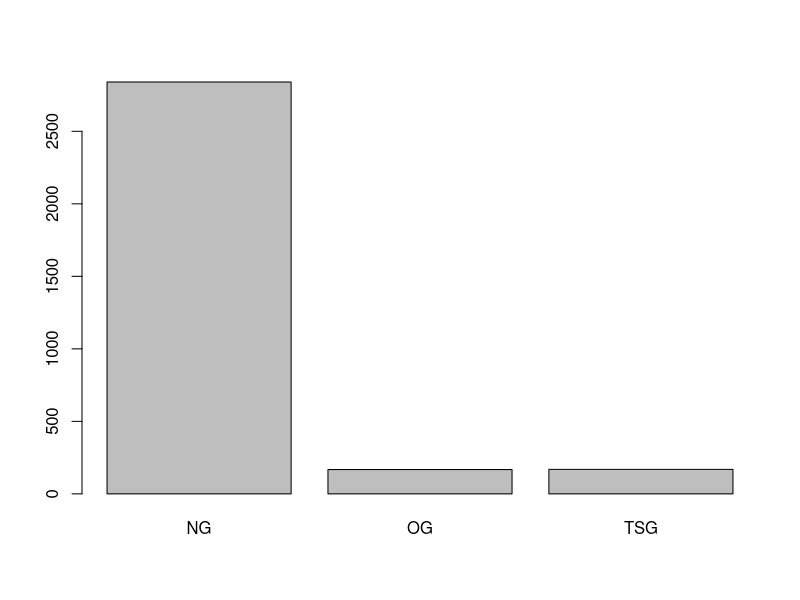
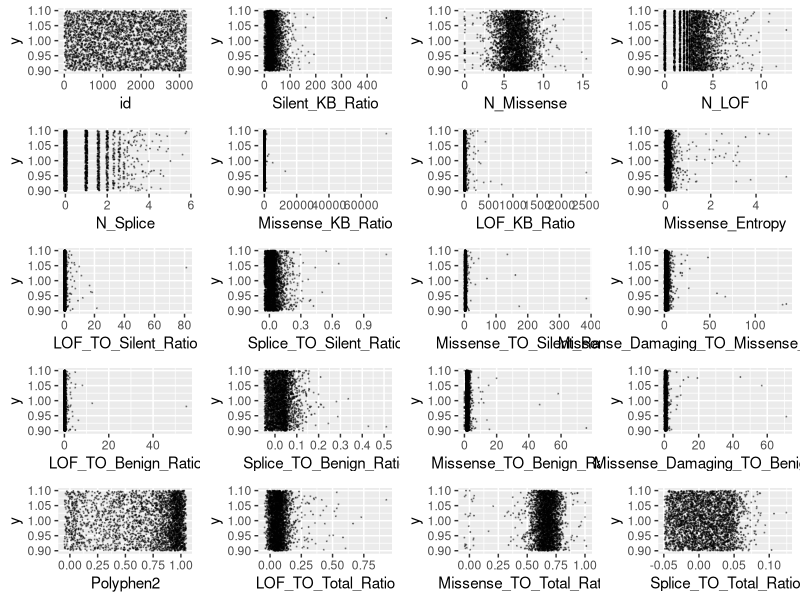
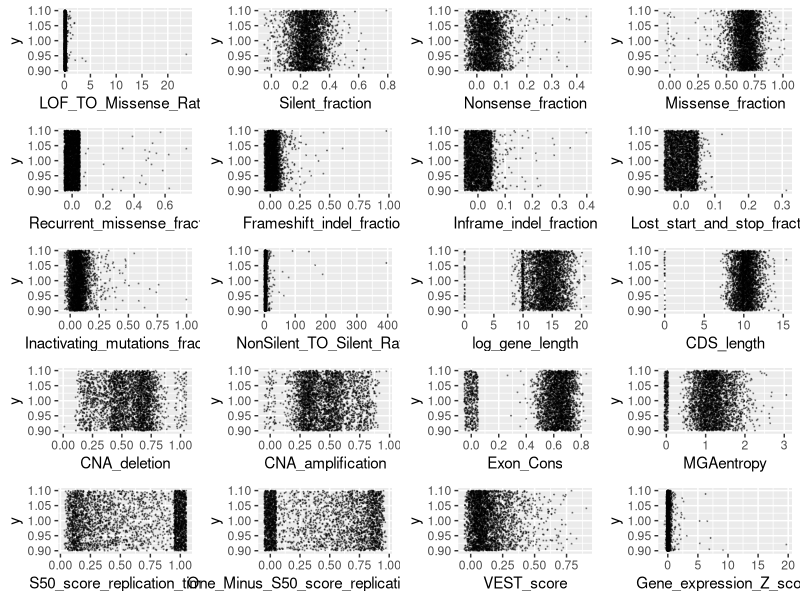
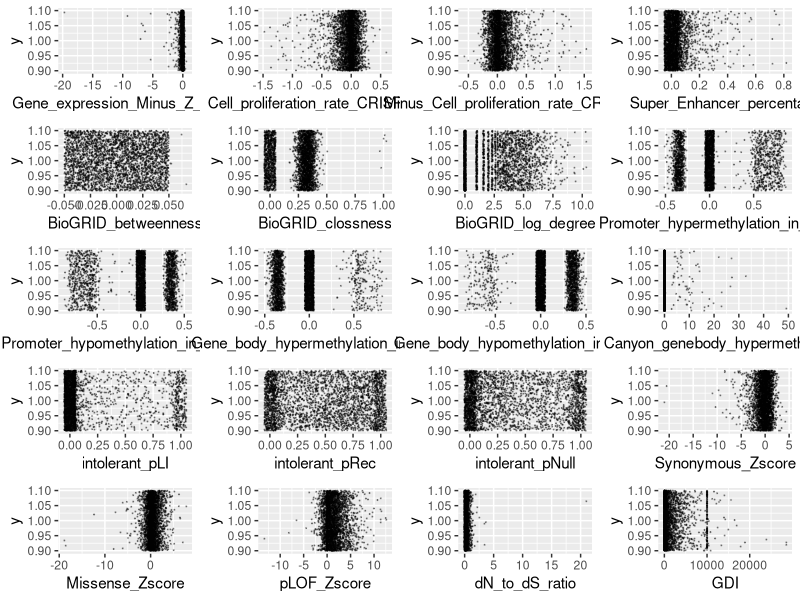
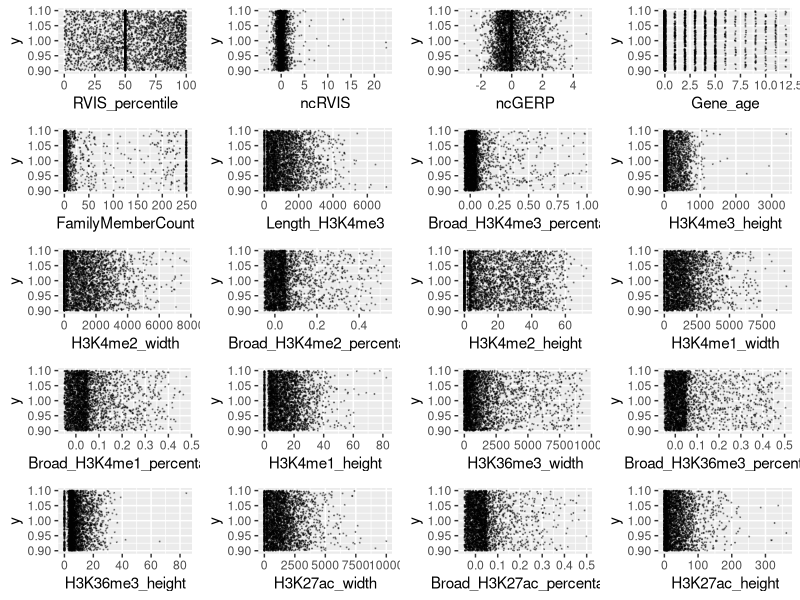
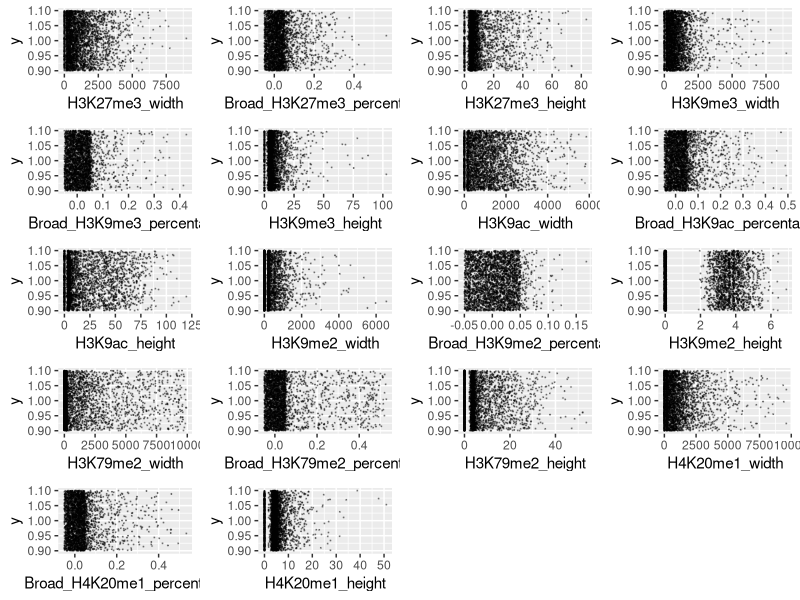
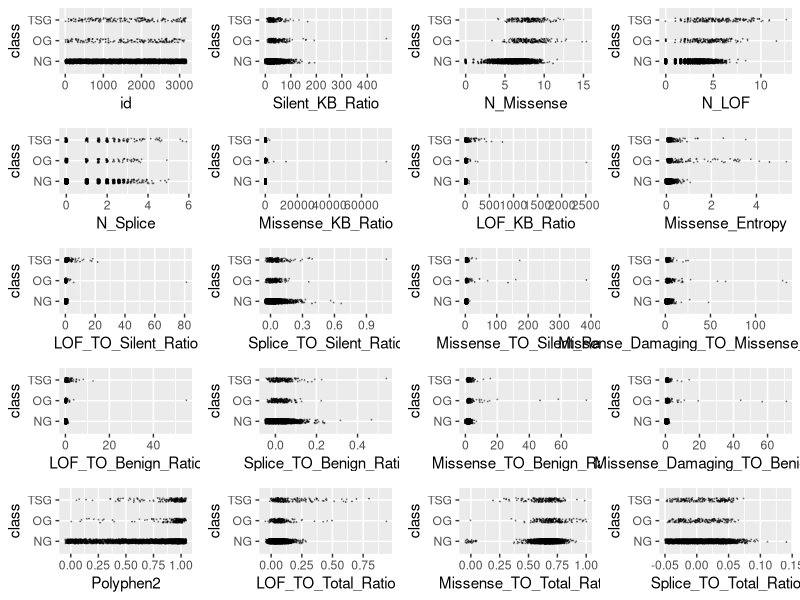
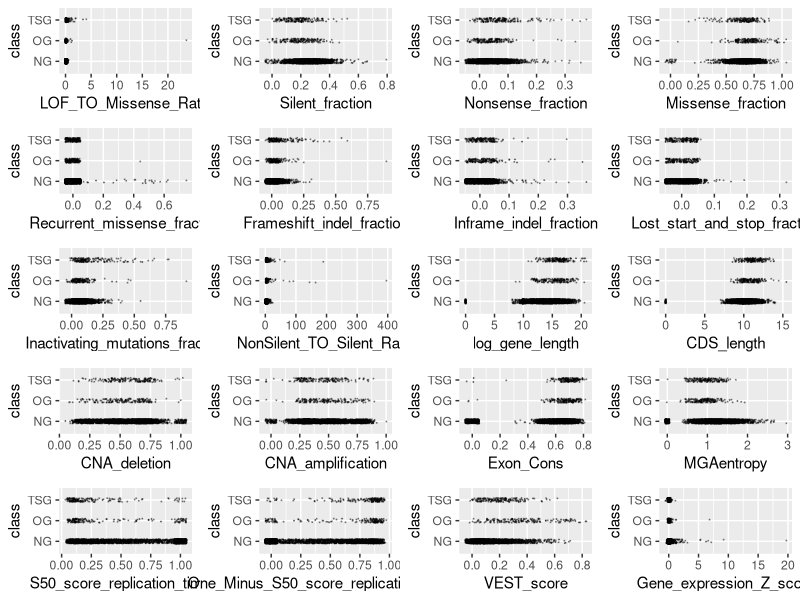

The R source for these figures, in order:
# Code Appendix

# Step 1: Look at variables and models holistically, see what stands out
## Predictors: Look for correlation, outliers
## Classification: See best WCA performers, least variable
training <- read.csv("training.csv", stringsAsFactors = TRUE)
sort(abs(cor(training)["class", ]), decreasing = TRUE)[2:19]
training$class <- factor(training$class)
levels(training$class) <- c("NG", "OG", "TSG")
dim(training)
names(training)[c(1, 99)]
barplot(table(training$class))
table(training$class) / nrow(training)
any(is.na(training))
library(ggplot2)
scatter <- function(var) {
  ggplot(training, aes_string(var, 1)) +
    geom_jitter(width = 0.05, height = 0.1, size = 0.1,
                colour = rgb(0, 0, 0, alpha = 1 / 3))
}
scat_plot <- lapply(names(training)[-99], scatter)
library(gridExtra)
grid.arrange(grobs = scat_plot[1:20], ncol = 4)
grid.arrange(grobs = scat_plot[21:40], ncol = 4)
grid.arrange(grobs = scat_plot[41:60], ncol = 4)
grid.arrange(grobs = scat_plot[61:80], ncol = 4)
grid.arrange(grobs = scat_plot[81:98], ncol = 4)
library(ggplot2)
scatter <- function(var) {
  ggplot(training, aes_string(var, "class")) +
    geom_jitter(width = 0.05, height = 0.1, size = 0.1,
                colour = rgb(0, 0, 0, alpha = 1 / 3))
}
scat_plot <- lapply(names(training)[-99], scatter)
library(gridExtra)
grid.arrange(grobs = scat_plot[1:20], ncol = 4)
grid.arrange(grobs = scat_plot[21:40], ncol = 4)
grid.arrange(grobs = scat_plot[41:60], ncol = 4)
grid.arrange(grobs = scat_plot[61:80], ncol = 4)
grid.arrange(grobs = scat_plot[81:98], ncol = 4)
sig <- logical(98)
names(sig) <- names(training)[-99]
k <- 1
diffs <- logical(98)
for (var in names(training)[-99]) {
  model <- aov(training[[var]] ~ factor(training$class))
  sig[k] <- summary(model)[[1]][1, 5]
  diffs[k] <- all(TukeyHSD(model)$`factor(training$class)`[, 4] < 0.05)
  k <- k + 1
}
sort(sig[diffs])
score <- function (conf_mat) {
  print(sum(diag(conf_mat) * c(1, 20, 20)))
  print(sum(diag(conf_mat) * c(1, 20, 20)) / sum(apply(conf_mat, 2, sum) * c(1, 20, 20)))
}

classify <- function(probs) {
  if (any(probs[2:3] > 0.05)) {
    subset <- probs[2:3]
    output <- which(subset == max(subset))
    if (length(output) > 1) {
      output <- sample(1:2, 1)
    }
  } else {
    output <- 0
  }
  output
}
library(dplyr)
vars <- training %>% select(Broad_H3K9ac_percentage, N_LOF, pLOF_Zscore,
                            N_Splice, LOF_TO_Total_Ratio, VEST_score, BioGRID_log_degree, Broad_H3K79me2_percentage,
                            RVIS_percentile,
                            Polyphen2, Broad_H3K36me3_percentage, class)
vars$class <- factor(vars$class)
levels(vars$class) <- c("NG", "OG", "TSG")

# Visual display of correlation matrix for predictors
cor_mtx <- round(cor(vars[, names(vars) != "class"]), 2)
library(reshape2)
melted_cor_mtx <- melt(cor_mtx)
cor_heatmap <- ggplot(data = melted_cor_mtx, aes(x = Var1, y = Var2, fill = value)) + geom_tile()
cor_heatmap <- cor_heatmap +
  scale_fill_gradient2(low = "blue", high = "red", mid = "white",
                       midpoint = 0, limit = c(-1, 1), space = "Lab", name="Correlation") + 
  theme_minimal() +
  theme(axis.text.x = element_text(angle = 45, vjust = 1, size = 12, hjust = 1))
cor_heatmap

# Run various fitted models to see which perform best with respect to variability and WCA
scores_mat <- matrix(nrow = 10, ncol = 3)
k <- 1
set.seed(11092020)
for (i in runif(10, min = 1, max = 10^7)) {
  set.seed(i)
  vars <- training %>% select(Broad_H3K9ac_percentage, N_LOF, pLOF_Zscore,
                              N_Splice, LOF_TO_Total_Ratio, VEST_score, BioGRID_log_degree, Broad_H3K79me2_percentage,
                              RVIS_percentile,
                              Polyphen2, Broad_H3K36me3_percentage, class)
  library(caret)
  vars_test <- createDataPartition(vars$class, p = 0.7, 
                                   list = FALSE)
  vars_train <- vars[vars_test, ]
  vars_test <- vars[-vars_test, ]
  
  train_cont <- trainControl(method = "cv", number = 5, classProbs = TRUE, savePredictions = TRUE)
  
  
  knn_ft <- train(class ~ ., data = vars_train, method = "knn", preProc = c("center", "scale"),
                  trControl = train_cont, tuneGrid = expand.grid(k = 5))
  preds <- predict(knn_ft, newdata = vars_test, type = "prob")
  knn_mod <- table("pred"=unlist(apply(preds, 1, classify)), "obs" = vars_test$class)
  scores_mat[k, 1] <- score(knn_mod)
  train_cont <- trainControl(method = "cv", number = 5, classProbs = TRUE, savePredictions = TRUE)
  qda_ft <- train(class ~ ., data = vars_train, method = "qda", preProc = c("center", "scale"),
                  trControl = train_cont)
  preds <- predict(qda_ft, newdata = vars_test, type = "prob")
  
  qda_mod <- table("pred"=apply(preds, 1, classify), "obs" = vars_test$class)
  scores_mat[k, 2] <- score(qda_mod)
  train_cont <- trainControl(method = "cv", number = 5, classProbs = TRUE, savePredictions = TRUE)
  lda_ft <- train(class ~ ., data = vars_train, method = "lda", preProc = c("center", "scale"),
                  trControl = train_cont)
  preds <- predict(lda_ft, newdata = vars_test, type = "prob")
  
  lda_mod <- table("pred"=apply(preds, 1, classify), "obs" = vars_test$class)
  scores_mat[k, 3] <- score(lda_mod)
  k <- k + 1
}
colnames(scores_mat) <- c("KNN", "QDA", "LDA")
data.frame(scores_mat)
apply(scores_mat, 2, mean)
apply(scores_mat, 2, sd)